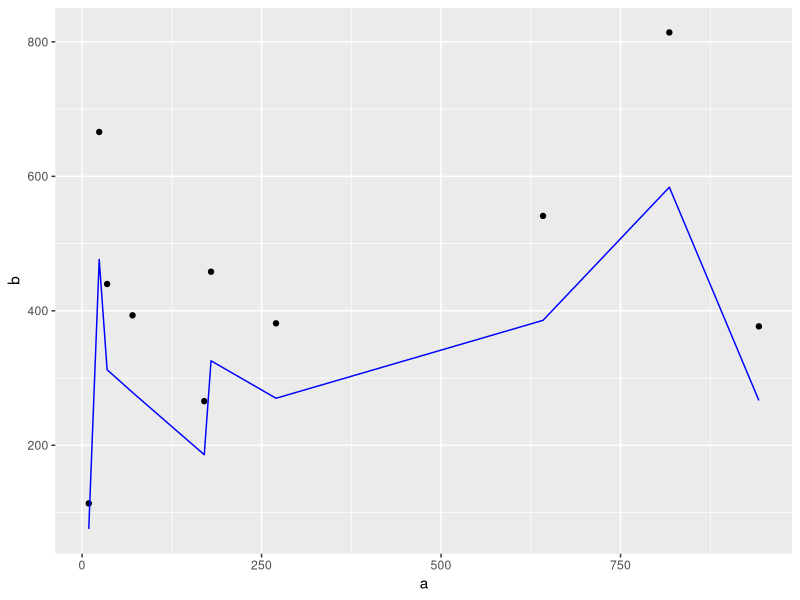
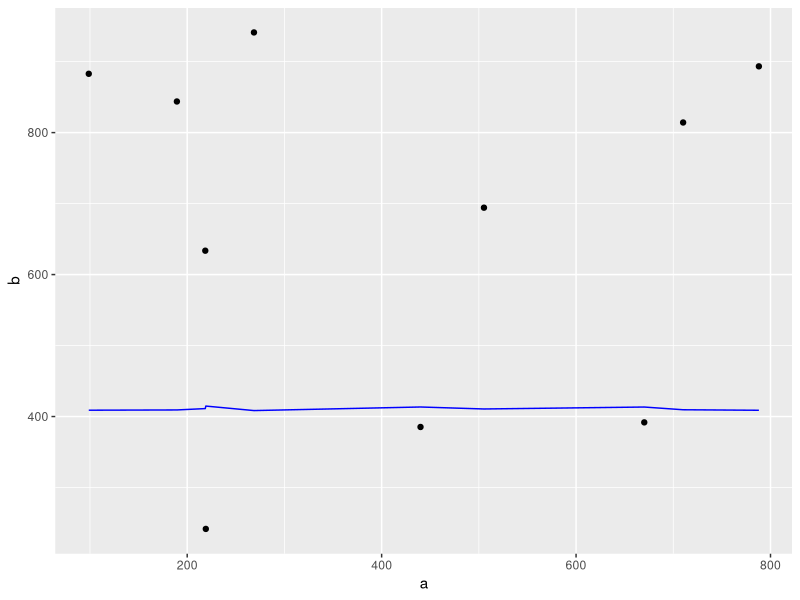
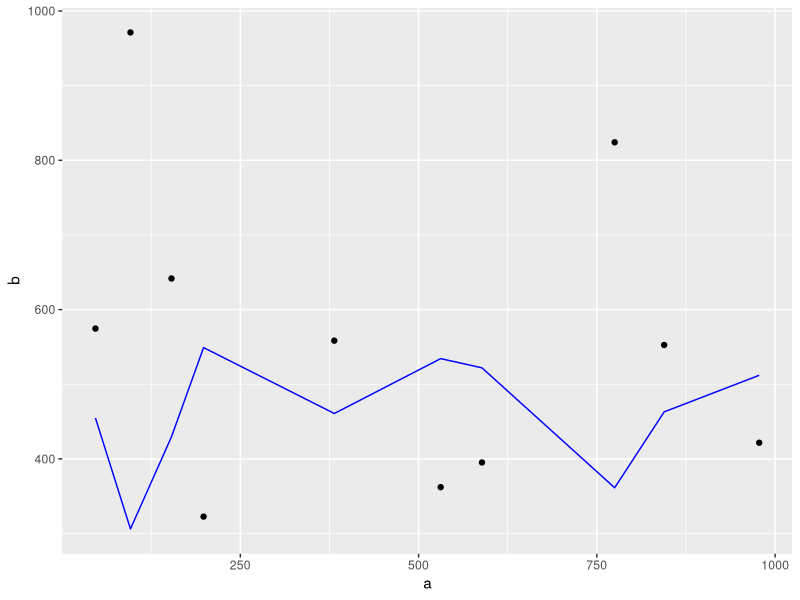
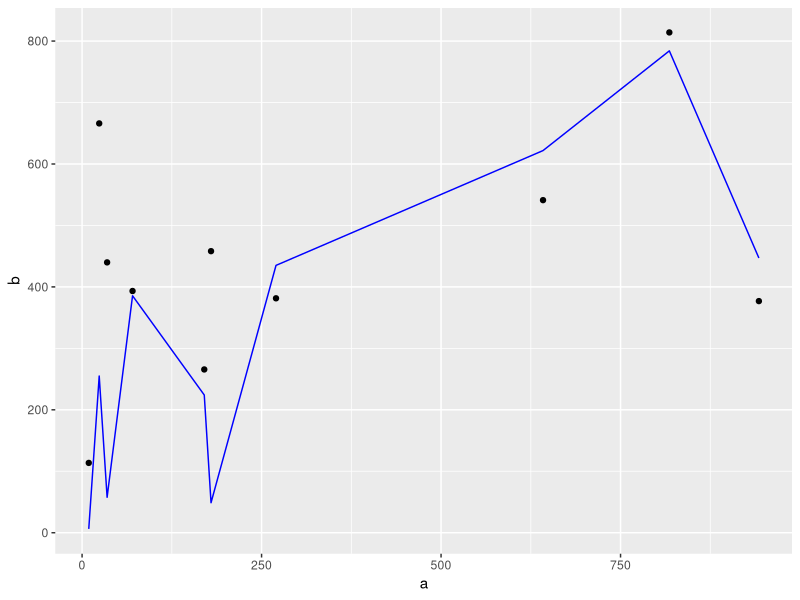
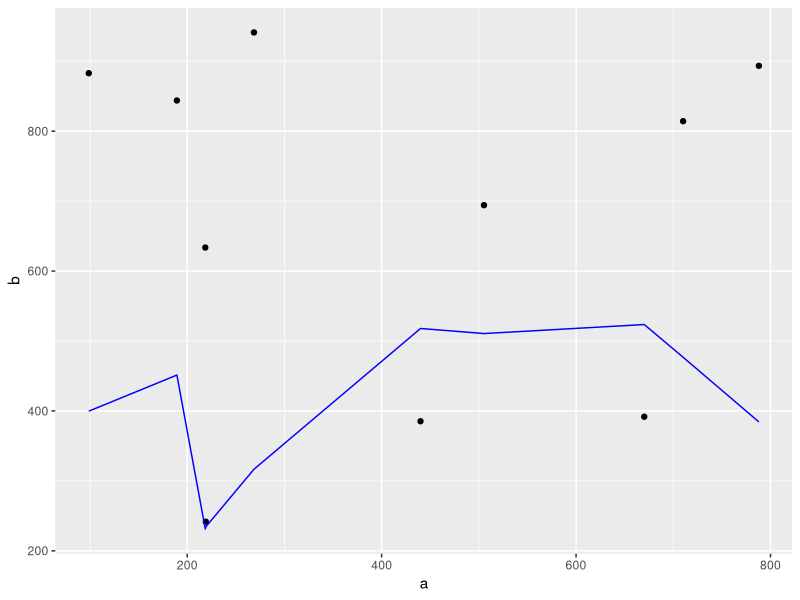
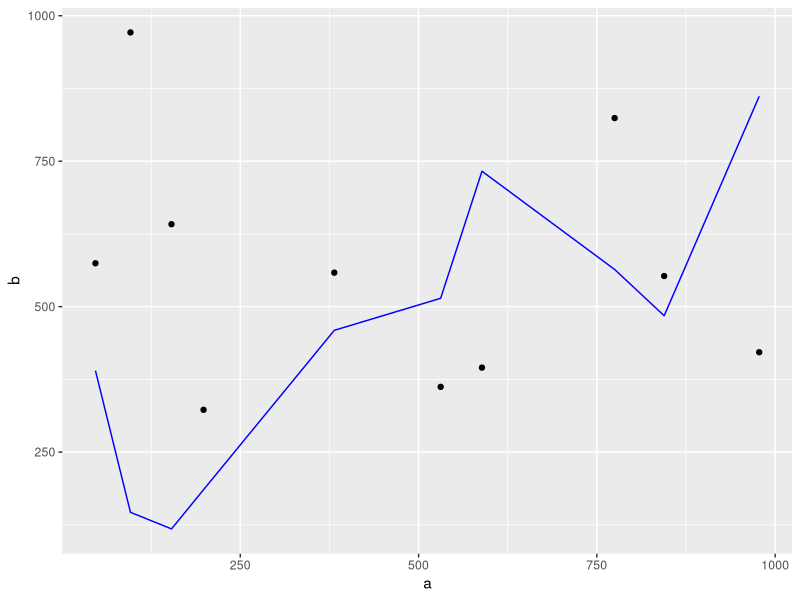

The R script that drew these images, in order:
## ---- chunk 1
knitr::opts_chunk$set(echo = TRUE)

set.seed(12L)
## ---- chunk 2
library(tidyverse)
library(broom)
## ---- chunk 3
c(1,2,3) %>% map(function(a) a^0.5)
## ---- chunk 4
c(1,2,3) %>% map(function(a) {a^0.5})
## ---- chunk 5
c(1,2,3) %>% map(sqrt)
## ---- chunk 6
tibble(a=c(4,3,5), b=c(8,9,5)) %>%  map(sqrt)
## ---- chunk 7
c(1,2,3) %>% map(~sqrt(.))
## ---- chunk 8
map2(c(1,3), c(4,8), function(a,b) a*b)
## ---- chunk 9
map2(c(1,3), c(4,8), ~(..1)*(..2))
## ---- chunk 10
c(1,3) %>% map2(c(4,8), ~(..1)*(..2))
## ---- chunk 11
list(list(5, 27, 50), list(1000, 1000, 1000)) %>%
  pmap(function(a,b)a*b)
## ---- chunk 12
multiply <- function(a, b) {
  a * b
}
## ---- chunk 13
list(list(5, 27, 50), list(1000, 1000, 1000)) %>%
  pmap( ~ multiply(..1, ..2))
## ---- chunk 14
data <-  tibble(group = "1",
                a = runif(10, 1, 1000),
                b = runif(10, 1, 1000)) %>%
  bind_rows(tibble(
    group = "2",
    a = runif(10, 1, 1000),
    b = runif(10, 1, 1000)
  )) %>%
  bind_rows(tibble(
    group = "3",
    a = runif(10, 1, 1000),
    b = runif(10, 1, 1000)
  ))
## ---- chunk 15
plot_fit <- function(data) {
  data %>% 
    ggplot(aes(x = a)) +
    geom_point(aes(y = b)) +
    geom_line(aes(y = .fitted), color = "blue") 
}
## ---- chunk 16
data <- data %>%
  group_by(group) %>%
  nest() %>%
  mutate(
    pca = map(data, ~ prcomp(., center = T, scale = T)),
    loess = map(data, ~ loess(a ~ b, .)),
    lm = map(data, ~ lm(a ~ b, .)),
    loess_augmented = map(loess, augment),
    lm_tidy = map(lm, tidy),
    lm_glance = map(lm, glance),
    lm_augmented = map(lm, augment),
    pca_augmented = map2(pca, data,   ~ augment(.x, data = .y)),
    pca_tidy = map2(pca, data, ~ augment(.x, data = .y)),
    loess_plot= map(loess_augmented, ~plot_fit(.)),
    lm_plot = map(lm_augmented, ~plot_fit(.))
  ) %>% 
  ungroup()
## ---- chunk 17
data %>% pull(lm_plot)
## ---- chunk 18

data %>% pull(loess_plot)
